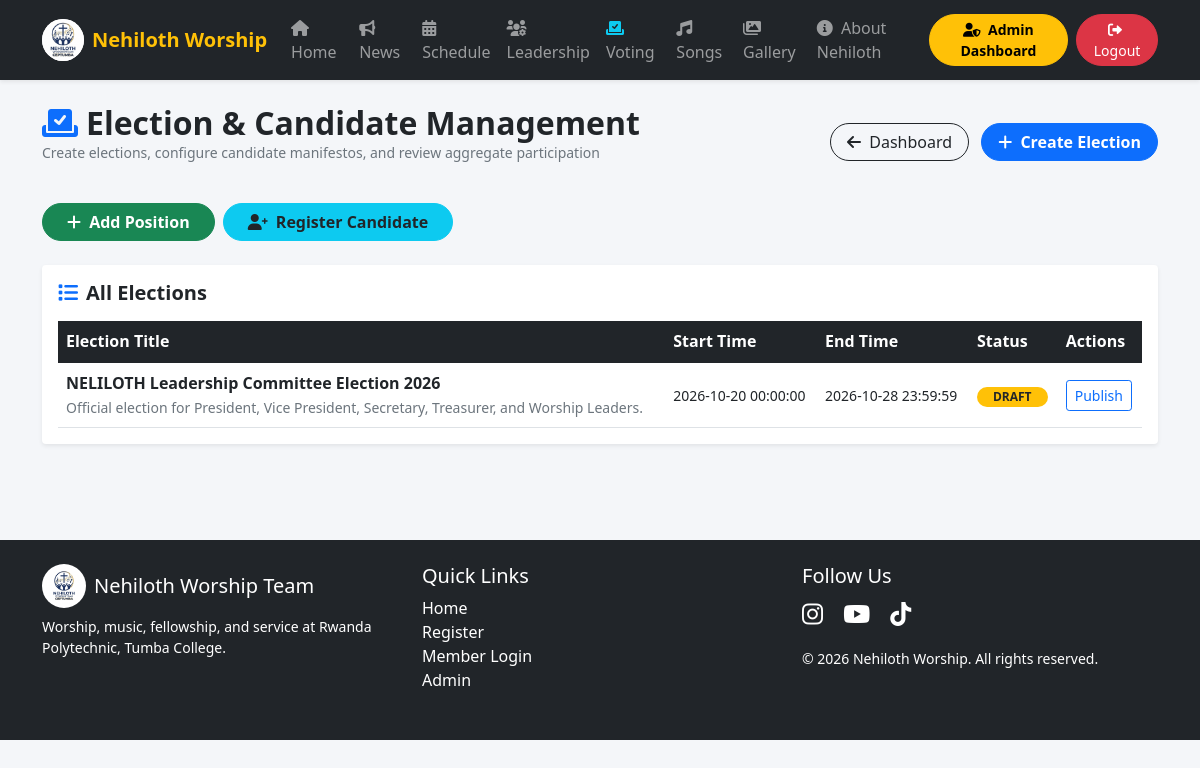
Before: /admin/manage_elections.php (signed in) with the older database file.
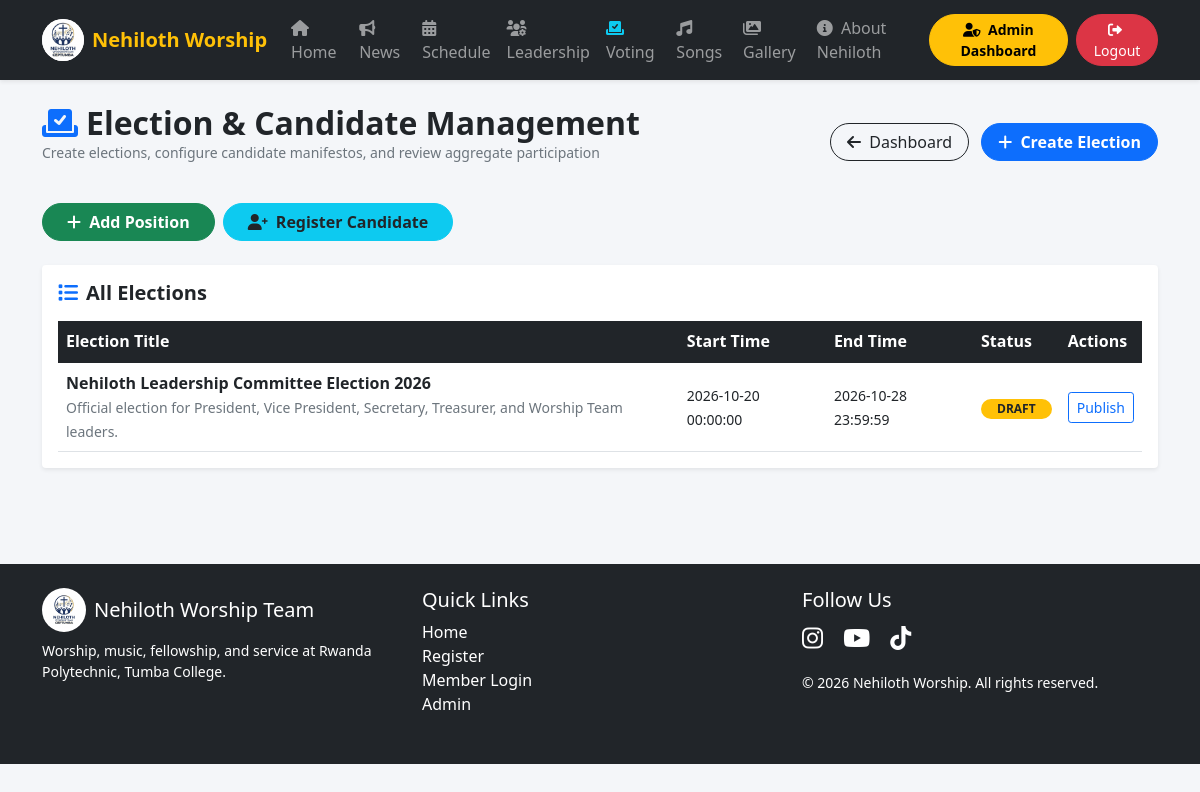
After: the same page with the newer database file.
### tables this page shows
CREATE TABLE IF NOT EXISTS elections (
    id INT PRIMARY KEY AUTO_INCREMENT,
    title VARCHAR(255) NOT NULL,
    description TEXT,
    start_time DATETIME NOT NULL,
    end_time DATETIME NOT NULL,
    status ENUM('draft','upcoming','open','paused','closed','cancelled') DEFAULT 'draft',
    results_published BOOLEAN NOT NULL DEFAULT FALSE,
    published_at DATETIME NULL,
    created_at TIMESTAMP DEFAULT CURRENT_TIMESTAMP
);

### config/functions.php (called while the page is built, shortened)
<?php
require_once __DIR__ . "/database.php";
function isMemberLoggedIn() { return isset($_SESSION["member_id"]); }
function getElectionStatus($election_id) {
    global $pdo;
    $stmt = $pdo->prepare("SELECT status, start_time, end_time FROM elections WHERE id = ?");
    $stmt->execute([(int)$election_id]);
    $election = $stmt->fetch();
    $status = $election["status"];
    return $status;
}
?>

### admin/manage_elections.php (the view, shortened to what this page needs)
<?php
require_once "../config/functions.php";
$elections = $pdo->query("SELECT * FROM elections ORDER BY created_at DESC")->fetchAll();
?>
<!DOCTYPE html>
<html lang="en">
<head>
    <link href="https://cdn.jsdelivr.net/npm/bootstrap@5.1.3/dist/css/bootstrap.min.css" rel="stylesheet">
    <link rel="stylesheet" href="https://cdnjs.cloudflare.com/ajax/libs/font-awesome/6.0.0/css/all.min.css">
</head>
<body>
<?php include "../navbar.php"; ?>
<div class="container py-4">
    <div class="d-flex justify-content-between align-items-center mb-4">
        <div>
            <h2 class="fw-bold text-dark mb-0"><i class="fas fa-vote-yea text-primary me-2"></i>Election & Candidate Management</h2>
            <p class="text-muted small">Create elections, configure candidate manifestos, and review aggregate participation</p>
        </div>
        <div>
            <a href="<?php echo isMemberLoggedIn() ? '../member/leadership_dashboard.php' : 'dashboard.php'; ?>" class="btn btn-outline-dark rounded-pill px-3"><i class="fas fa-arrow-left me-1"></i> Dashboard</a>
            <button class="btn btn-primary rounded-pill px-3 ms-2 fw-bold" data-bs-toggle="modal" data-bs-target="#newElectionModal">
                <i class="fas fa-plus me-1"></i> Create Election
            </button>
        </div>
    </div>
    <div class="d-flex gap-2 mb-4">
        <button class="btn btn-success rounded-pill px-4 fw-bold" data-bs-toggle="modal" data-bs-target="#addPosModal"><i class="fas fa-plus me-1"></i> Add Position</button>
        <button class="btn btn-info text-dark rounded-pill px-4 fw-bold" data-bs-toggle="modal" data-bs-target="#addCandModal"><i class="fas fa-user-plus me-1"></i> Register Candidate</button>
    </div>
    <div class="card border-0 shadow-sm rounded-4 bg-white p-3 mb-4">
        <h5 class="fw-bold text-dark mb-3"><i class="fas fa-list me-2 text-primary"></i>All Elections</h5>
        <div class="table-responsive">
            <table class="table table-hover align-middle mb-0">
                <thead class="table-dark">
                    <tr>
                        <th>Election Title</th>
                        <th>Start Time</th>
                        <th>End Time</th>
                        <th>Status</th>
                        <th>Actions</th>
                    </tr>
                </thead>
                <tbody>
                    <?php foreach ($elections as $el): ?>
                        <?php $el['status'] = getElectionStatus((int)$el['id']); ?>
                        <tr>
                            <td>
                                <strong class="text-dark"><?php echo htmlspecialchars($el['title']); ?></strong>
                                <br><small class="text-muted"><?php echo htmlspecialchars($el['description']); ?></small>
                            </td>
                            <td><small><?php echo $el['start_time']; ?></small></td>
                            <td><small><?php echo $el['end_time']; ?></small></td>
                            <td>
                                <span class="badge <?php echo $el['status']=='open'?'bg-success':(in_array($el['status'], ['draft','upcoming','paused'], true)?'bg-warning text-dark':'bg-secondary'); ?> rounded-pill px-3">
                                    <?php echo strtoupper($el['status']); ?>
                                </span>
                            </td>
                            <td>
                                <div class="d-flex flex-wrap gap-1">
                                    <?php
                                    $transitions = [];
                                    if ($el['status'] === 'draft') $transitions = ['publish' => 'Publish'];
                                    ?>
                                    <?php foreach ($transitions as $transition => $label): ?>
                                        <form method="POST" class="d-inline">
                                            <button type="submit" class="btn btn-sm <?php echo $transition === 'close' || $transition === 'cancel' ? 'btn-outline-danger' : 'btn-outline-primary'; ?>"><?php echo htmlspecialchars($label); ?></button>
                                        </form>
                                    <?php endforeach; ?>
                                </div>
                            </td>
                        </tr>
                    <?php endforeach; ?>
                </tbody>
            </table>
        </div>
    </div>
</div>
<?php include "../footer.php"; ?>
</body>
</html>

Changed rows visible on the page:
changed elections "DRAFT": title "NELILOTH Leadership Committee Election 2026" → "Nehiloth Leadership Committee Election 2026"; description "Official election for President, Vice President, Secretary, Treasurer, and Worship Leaders." → "Official election for President, Vice President, Secretary, Treasurer, and Worship Team leaders."
